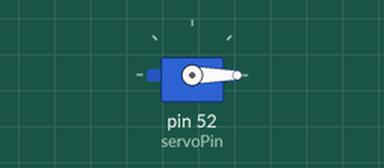
Recording of a sketch running on a simulated Arduino Mega 2560, built with avr-gcc and run on an emulated ATmega2560. Parts: servo.

Above: at 0.05 s.
At 8.95 s:
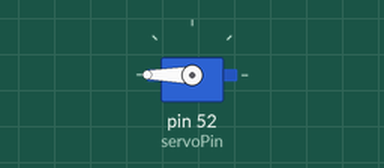
Timing chart, 0 to 20.8 s (numbered marks = the images above):
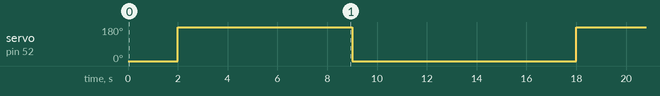

The sketch:

servoTest.ino
```cpp
#include <Servo.h>

Servo servo;

int pos = 0;
int servoPin = 52;

void setup() {
  servo.attach(servoPin);
}

void loop() {

   servo.write(0);
    delay(2000);

    servo.write(180);
    delay(2000);

    delay(5000);

    servo.write(0);
    delay(2000);

   delay(5000);

}
```

Measured:
- by itself, servo on pin 52 (servoPin): alternates 180° for 7.0 s and 0° for 9.0 s
